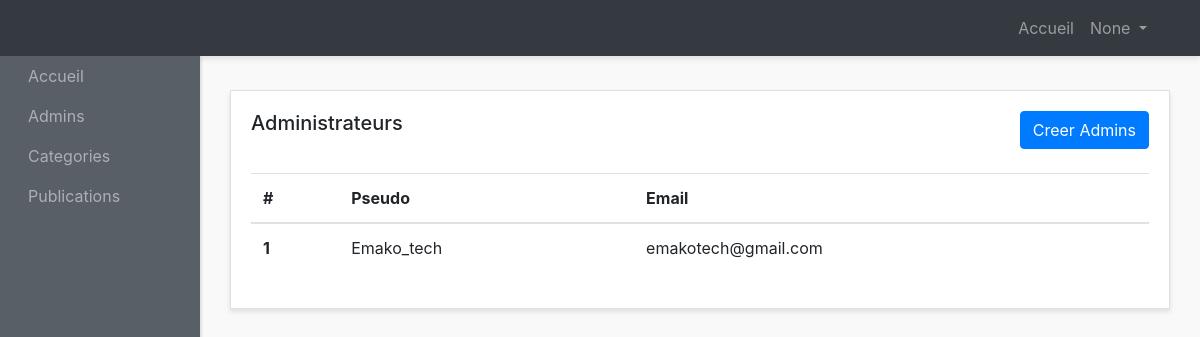
The app's page /AdminsList/, older data.
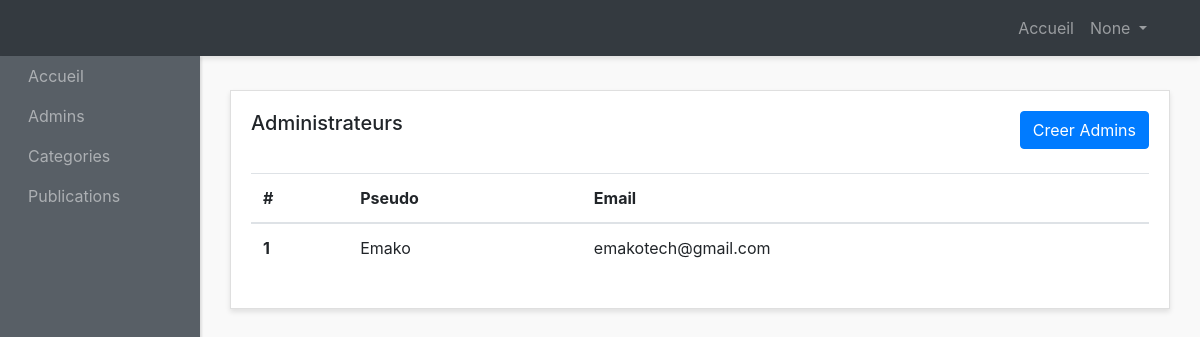
The same page, newer data.
### website/models.py (models this page shows)
class Admins(models.Model):
    pseudo = models.CharField(max_length=50, unique=True)  # Utilisation de CharField pour le pseudo
    email = models.EmailField()
    password = models.CharField(max_length=100)  # Utilisation de CharField pour le mot de passe
    role = models.CharField(max_length=20, default="Admin")  # Limiter la longueur du rôle
    avatar = models.ImageField(null=True, blank=True, upload_to='img/')  # Ajout d'un champ pour l'avatar
    activated = models.BooleanField(default=True)  # Par défaut, l'administrateur n'est pas activé
    description= models.TextField(null=False, default='JE suis un membre anonyme du forum')

### website/views.py (the view)
# urls.py: path('AdminsList/',views.AdminsList, name="AdminsList"),
def AdminsList(request):
    emailAd= request.session.get("Admin_pseudo")
    adm= Admins.objects.all()
    return render(request, "admin-panel/admins/admins.html", context={"admin":adm,"pseudo":emailAd})

### forum/templates/admin-panel/admins/admins.html (shortened to what this page needs)
{% load static %}
<!DOCTYPE html>
<html lang="en">
<head>
    <link href="http://maxcdn.bootstrapcdn.com/bootstrap/4.0.0/css/bootstrap.min.css" rel="stylesheet">
    <link href="{% static 'style.css' %}" rel="stylesheet">
</head>
<body>
<div id="wrapper">
    <nav class="navbar header-top fixed-top navbar-expand-lg  navbar-dark bg-dark">
      <div class="container">
      <div class="collapse navbar-collapse" id="navbarText">
        <ul class="navbar-nav side-nav" >
          <li class="nav-item">
            <a class="nav-link" style="margin-left: 20px;" href="{% url 'AdminIndex' %}">Accueil
            </a>
          </li>
          <li class="nav-item">
            <a class="nav-link" href="{% url 'AdminsList' %}" style="margin-left: 20px;">Admins</a>
          </li>
          <li class="nav-item">
            <a class="nav-link" href="{% url 'AdminCategory' %}"  style="margin-left: 20px;">Categories</a>
          </li>
          <li class="nav-item">
            <a class="nav-link" href="{% url 'postedTopic' %}"  style="margin-left: 20px;">Publications</a>
          </li>
        </ul>
        <ul class="navbar-nav ml-md-auto d-md-flex">
          <li class="nav-item">
            <a class="nav-link" href="{% url 'AdminIndex' %}">Accueil
            </a>
          </li>
          <li class="nav-item dropdown">
            <a class="nav-link  dropdown-toggle" href="#" id="navbarDropdown" role="button" data-toggle="dropdown" aria-haspopup="true" aria-expanded="false">
              {{ pseudo }}
            </a>
          </li>
        </ul>
      </div>
    </div>
    </nav>
    <div class="container-fluid">
          <div class="row">
        <div class="col">
          <div class="card">
            <div class="card-body">
              <h5 class="card-title mb-4 d-inline">Administrateurs</h5>
             <a  href="{% url 'ADDAdmin' %}" class="btn btn-primary mb-4 text-center float-right">Creer Admins</a>
              <table class="table">
                <thead>
                  <tr>
                    <th scope="col">#</th>
                    <th scope="col">Pseudo</th>
                    <th scope="col">Email</th>
                  </tr>
                </thead>
                <tbody>
                  {% if admin %}
                  {% for adm in admin %}
                  <tr>
                    <th scope="row">1</th>
                    <td>{{adm.pseudo}}</td>
                    <td>{{adm.email}}</td>
                  </tr>
                  {% endfor %}
                  {% endif %}
                </tbody>
              </table>
            </div>
          </div>
        </div>
      </div>
  </div>
</body>
</html>

Row changes from the older to the newer data that the page shows:
removed Admins: pseudo "Emako_tech", email "emakotech@gmail.com"
added Admins: pseudo "Emako", email "emakotech@gmail.com"
